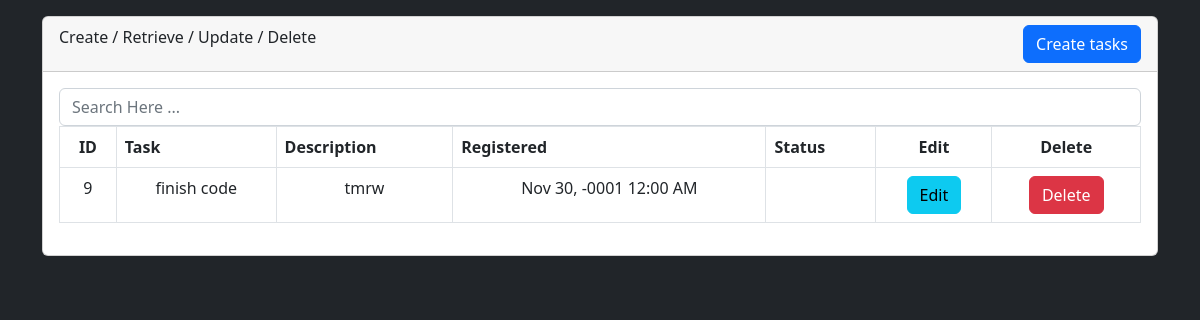
The page / on the database its author committed.
### tables this page shows
CREATE TABLE `tbl_task` (
  `task_id` int(11) NOT NULL,
  `task_name` varchar(255) NOT NULL,
  `task_description` varchar(255) NOT NULL,
  `task_created` datetime NOT NULL,
  `task_status` enum('Pending','In Progress','Completed') NOT NULL DEFAULT 'Pending'
);

### _functions.php (called while the page is built, shortened)
<?php
    function dbconnection(){
        $dbconnection = new PDO('mysql:dbname=crud; host=localhost; charset=utf8mb4', 'root', '');
        $dbconnection->setAttribute(PDO::ATTR_EMULATE_PREPARES, false);
        $dbconnection->setAttribute(PDO::ATTR_ERRMODE, PDO::ERRMODE_EXCEPTION);
        return $dbconnection;
    }
    function selecttasks(){
        $statement=dbConnection()->prepare("SELECT * FROM tbl_task Order By task_id ASC");
        $statement->execute();
        return $statement;
    }
?>

### index.php (the view, shortened to what this page needs)
<?php
    require '_functions.php';
?>
<!DOCTYPE html>
<html lang="en">
<head>
    <link rel="stylesheet" href="https://cdnjs.cloudflare.com/ajax/libs/bootstrap/5.2.3/css/bootstrap.min.css" />
    <link rel="stylesheet" href="https://cdnjs.cloudflare.com/ajax/libs/toastr.js/2.1.4/toastr.css" />
</head>
<body class="bg-dark">
    <div class="container">
        <div class="row mt-3">
            <div class="col-lg-12">
                <div class="card">
                    <div class="card-header">
                        Create / Retrieve / Update / Delete
                        <button
                        type="button"
                        class="btn btn-primary float-end"
                        data-bs-toggle="modal"
                        data-bs-target="#create">Create tasks</button>
                    </div>
                    <div class="card-body">
                        <form action="_redirect.php" method="post">
                            <div class="form-group">
                                <input
                                type="text"
                                class="form-control"
                                name="taskSearch"
                                id="taskSearch"
                                placeholder="Search Here ..."
                                autofocus
                                required>
                            </div>
                        </form>
                        <div class="table-responsive">
                            <table class="table table-bordered">
                                <thead>
                                    <tr>
                                        <th class="text-center">ID</th>
                                        <th>Task</th>
                                        <th>Description</th>
                                        <th>Registered</th>
                                        <th>Status</th>
                                        <th class="text-center">Edit</th>
                                        <th class="text-center">Delete</th>
                                    </tr>
                                </thead>
                                <tbody >
                                    <?php
                                        $gettasks=selecttasks();
                                        while($task=$gettasks->fetch(PDO::FETCH_ASSOC)){
                                        ?>
                                <tr>
                                    <td class="text-center"><?=$task['task_id']?></td>
                                    <td class="text-center"><?=$task['task_name']?></td>
                                    <td class="text-center"><?=$task['task_description']?></td>
                                    <td class="text-center"><?=date("M d, Y g:i A", strtotime ($task['task_created']))?></td>
                                    <td class="text-center"><?=$task['task_status']?></td>
                                    <td class="text-center">
                                        <button
                                        type="button"
                                        class="btn btn-info"
                                        data-bs-toggle="modal"
                                        data-bs-target="#edit_<?= $task['task_id']?>">Edit</button>
                                    </td>
                                    <td class="text-center">
                                    <button
                                        type="button"
                                        class="btn btn-danger"
                                        data-bs-toggle="modal"
                                        data-bs-target="#delete_<?= $task['task_id']?>">Delete</button>
                                    </td>
                                </tr>
                                <?php }?>
                                </tbody>
                            </table>
                        </div>
                    </div>
                </div>
            </div>
        </div>
    </div>
</body>
</html>

### rows shown on the page
tbl_task: task_id "9", task_name "finish code", task_description "tmrw", task_created "Nov 30, -0001 12:00 AM"
